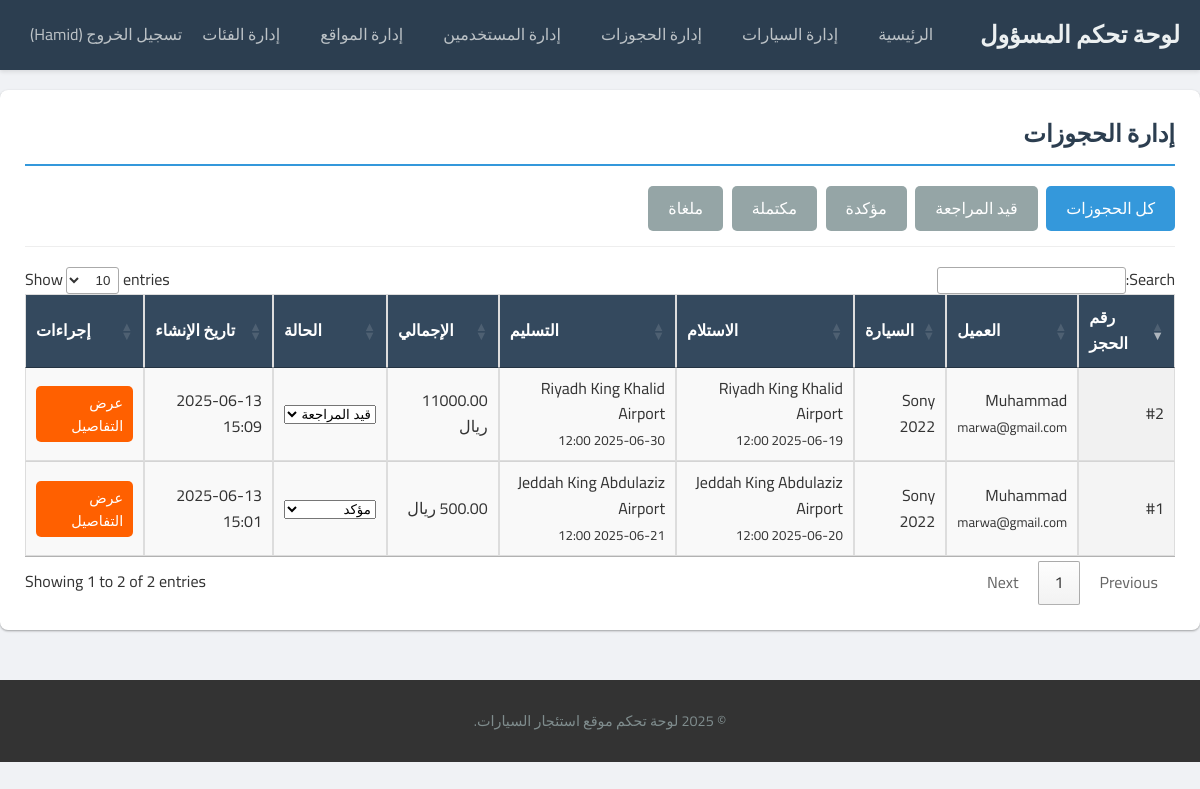
/admin/manage_bookings.php (signed in), run on the app's committed database.
### tables this page shows
CREATE TABLE `bookings` (
  `id` int(11) NOT NULL,
  `user_id` int(11) NOT NULL,
  `car_id` int(11) NOT NULL,
  `pickup_location_id` int(11) NOT NULL,
  `return_location_id` int(11) NOT NULL,
  `pickup_datetime` datetime NOT NULL,
  `return_datetime` datetime NOT NULL,
  `total_price` decimal(10,2) NOT NULL,
  `status` enum('pending','confirmed','completed','cancelled') DEFAULT 'pending',
  `special_requests` text DEFAULT NULL,
  `created_at` timestamp NOT NULL DEFAULT current_timestamp()
);

CREATE TABLE `users` (
  `id` int(11) NOT NULL,
  `full_name` varchar(100) NOT NULL,
  `email` varchar(100) NOT NULL,
  `password` varchar(255) NOT NULL,
  `phone_number` varchar(20) DEFAULT NULL,
  `address` text DEFAULT NULL,
  `role` enum('customer','admin') DEFAULT 'customer',
  `created_at` timestamp NOT NULL DEFAULT current_timestamp()
);

CREATE TABLE `cars` (
  `id` int(11) NOT NULL,
  `make` varchar(50) NOT NULL,
  `model` varchar(50) NOT NULL,
  `year` year(4) NOT NULL,
  `category_id` int(11) DEFAULT NULL,
  `transmission` enum('Automatic','Manual') NOT NULL,
  `fuel_type` enum('Petrol','Diesel','Electric','Hybrid') NOT NULL,
  `seats` int(11) NOT NULL,
  `daily_rate` decimal(10,2) NOT NULL,
  `image_url` varchar(255) DEFAULT NULL,
  `description` text DEFAULT NULL,
  `features` text DEFAULT NULL,
  `location_id` int(11) DEFAULT NULL,
  `availability_status` enum('available','rented','maintenance') DEFAULT 'available',
  `created_at` timestamp NOT NULL DEFAULT current_timestamp()
);

CREATE TABLE `locations` (
  `id` int(11) NOT NULL,
  `name` varchar(100) NOT NULL,
  `address` text NOT NULL,
  `city` varchar(50) NOT NULL,
  `country` varchar(50) NOT NULL
);

### admin/manage_bookings.php (the view, shortened to what this page needs)
<?php
require_once __DIR__ . '/includes/admin_header.php';
$filter_status = isset($_GET['status']) ? sanitize_input($_GET['status']) : '';
$where_clause = "";
$bookings_query = "SELECT b.*, u.full_name as user_name, u.email as user_email,
                   c.make, c.model,
                   pick_loc.name as pickup_location_name,
                   ret_loc.name as return_location_name
                   FROM bookings b
                   JOIN users u ON b.user_id = u.id
                   JOIN cars c ON b.car_id = c.id
                   JOIN locations pick_loc ON b.pickup_location_id = pick_loc.id
                   JOIN locations ret_loc ON b.return_location_id = ret_loc.id
                   $where_clause
                   ORDER BY b.created_at DESC";
$bookings_result = $conn->query($bookings_query);
?>
<h2>إدارة الحجوزات <?php if($filter_status) echo "(الحالة: " . htmlspecialchars($filter_status) . ")"; ?></h2>
<div class="filters">
    <a href="manage_bookings.php" class="btn <?php echo empty($filter_status) ? 'btn-primary' : 'btn-secondary'; ?>">كل الحجوزات</a>
    <a href="manage_bookings.php?status=pending" class="btn <?php echo ($filter_status == 'pending') ? 'btn-primary' : 'btn-secondary'; ?>">قيد المراجعة</a>
    <a href="manage_bookings.php?status=confirmed" class="btn <?php echo ($filter_status == 'confirmed') ? 'btn-primary' : 'btn-secondary'; ?>">مؤكدة</a>
    <a href="manage_bookings.php?status=completed" class="btn <?php echo ($filter_status == 'completed') ? 'btn-primary' : 'btn-secondary'; ?>">مكتملة</a>
    <a href="manage_bookings.php?status=cancelled" class="btn <?php echo ($filter_status == 'cancelled') ? 'btn-primary' : 'btn-secondary'; ?>">ملغاة</a>
</div>
<table id="bookingsTable" class="admin-table display">
    <thead>
        <tr>
            <th>رقم الحجز</th>
            <th>العميل</th>
            <th>السيارة</th>
            <th>الاستلام</th>
            <th>التسليم</th>
            <th>الإجمالي</th>
            <th>الحالة</th>
            <th>تاريخ الإنشاء</th>
            <th>إجراءات</th>
        </tr>
    </thead>
    <tbody>
        <?php if ($bookings_result && $bookings_result->num_rows > 0): ?>
            <?php while($booking = $bookings_result->fetch_assoc()): ?>
            <tr>
                <td>#<?php echo $booking['id']; ?></td>
                <td><?php echo htmlspecialchars($booking['user_name']); ?><br><small><?php echo htmlspecialchars($booking['user_email']); ?></small></td>
                <td><?php echo htmlspecialchars($booking['make'] . ' ' . $booking['model']); ?></td>
                <td><?php echo htmlspecialchars($booking['pickup_location_name']); ?><br><small><?php echo (new DateTime($booking['pickup_datetime']))->format('Y-m-d H:i'); ?></small></td>
                <td><?php echo htmlspecialchars($booking['return_location_name']); ?><br><small><?php echo (new DateTime($booking['return_datetime']))->format('Y-m-d H:i'); ?></small></td>
                <td><?php echo htmlspecialchars($booking['total_price']); ?> ريال</td>
                <td>
                    <form action="manage_bookings.php<?php echo ($filter_status ? '?status='.$filter_status : ''); ?>" method="POST" style="display:inline;">
                        <select name="new_status" onchange="this.form.submit()">
                            <option value="pending" <?php if($booking['status'] == 'pending') echo 'selected'; ?>>قيد المراجعة</option>
                            <option value="confirmed" <?php if($booking['status'] == 'confirmed') echo 'selected'; ?>>مؤكد</option>
                        </select>
                    </form>
                </td>
                <td><?php echo (new DateTime($booking['created_at']))->format('Y-m-d H:i'); ?></td>
                <td>
                    <a href="view_booking_details.php?id=<?php echo $booking['id']; ?>" class="btn btn-sm">عرض التفاصيل</a>
                </td>
            </tr>
            <?php endwhile; ?>
        <?php else: ?>
            <tr><td colspan="9">لا توجد حجوزات تطابق هذا الفلتر.</td></tr>
        <?php endif; ?>
    </tbody>
</table>
<?php require_once __DIR__ . '/includes/admin_footer.php'; ?>

### admin/includes/admin_header.php (shortened to what this page needs)
<!DOCTYPE html>
<html lang="ar" dir="rtl">
<head>
    <link rel="stylesheet" href="../assets/css/style.css">
    <link rel="stylesheet" href="../assets/css/admin_style.css">
    <link rel="stylesheet" href="https://cdn.datatables.net/1.13.6/css/jquery.dataTables.min.css">
</head>
<body class="admin-body">
    <header class="admin-header">
        <div class="admin-container">
            <div class="admin-logo">
                <a href="index.php">لوحة تحكم المسؤول</a>
            </div>
            <nav class="admin-nav">
                <ul>
                    <li><a href="index.php">الرئيسية</a></li>
                    <li><a href="manage_cars.php">إدارة السيارات</a></li>
                    <li><a href="manage_bookings.php">إدارة الحجوزات</a></li>
                    <li><a href="manage_users.php">إدارة المستخدمين</a></li>
                    <li><a href="manage_locations.php">إدارة المواقع</a></li>
                    <li><a href="manage_categories.php">إدارة الفئات</a></li>
                    <li><a href="../logout.php">تسجيل الخروج (<?php echo htmlspecialchars($_SESSION['user_name']); ?>)</a></li>
                </ul>
            </nav>
        </div>
    </header>
    <main class="admin-main">
        <div class="admin-container">

### admin/includes/admin_footer.php (shortened to what this page needs)
        </div>
    </main>
    <footer class="admin-footer">
        <div class="admin-container">
            <p>© <?php echo date("Y"); ?> لوحة تحكم موقع استئجار السيارات.</p>
        </div>
    </footer>
</body>
</html>

### assets/css/style.css (style rules this page uses)
:root { --primary-color: #007bff; --primary-color-dark: #0056b3; --primary-color-light: #5cacee; --secondary-color: #6c757d; --secondary-color-dark: #5a6268; --accent-color: #ff6000; --accent-color-dark: #e05500; --text-color: #333; --text-color-muted: #666; --light-text-color: #f8f9fa; --link-color: var(--primary-color); --link-hover-color: var(--primary-color-dark); --body-bg-color: #f4f4f4; --light-bg-color: #f8f9fa; --dark-bg-color: #2c3e50; --navbar-bg-color: #ffffff; --navbar-text-color: var(--text-color); --navbar-link-hover-color: var(--primary-color); --navbar-border-color: #e9ecef; --border-color: #dee2e6; --border-color-light: #f0f0f0; --success-color: #28a745; --success-bg-color: #d4edda; --success-border-color: #c3e6cb; --success-text-color: #155724; --danger-color: #dc3545; --danger-bg-color: #f8d7da; --danger-border-color: #f5c6cb; --danger-text-color: #721c24; --warning-color: #ffc107; --warning-bg-color: #fff3cd; --warning-border-color: #ffeeba; --warning-text-color: #856404; --info-color: #17a2b8; --info-bg-color: #d1ecf1; --info-border-color: #bee5eb; --info-text-color: #0c5460; --card-shadow: 0 4px 15px rgba(0, 0, 0, 0.07); --card-hover-shadow: 0 8px 25px rgba(0, 0, 0, 0.1); --navbar-shadow: 0 2px 5px rgba(0,0,0,0.07); --font-family-base: 'Tahoma', 'Helvetica Neue', Arial, sans-serif; --font-family-headings: 'Helvetica Neue', 'Segoe UI', Tahoma, Arial, sans-serif; --font-size-base: 16px; --line-height-base: 1.6; --border-radius-sm: 0.2rem; --border-radius-base: 0.375rem; --border-radius-lg: 0.5rem; }
body { font-family: cairo; font-size: 16px; font-weight: 400; line-height: 1.6; color: #333; direction: rtl; margin: 0; padding: 0; background-color: #f4f4f4; color: #333; direction: rtl; line-height: 1.6; }
.btn { display: inline-block; background: #ff6000; color: #fff; padding: 10px 20px; text-decoration: none; border: none; border-radius: 5px; cursor: pointer; font-size: 1rem; transition: background-color 0.3s ease; }
.btn-primary { background-color: #007bff; }
footer { background: #333; color: #fff; text-align: center; padding: 20px 0; margin-top: 30px; }

### assets/css/admin_style.css (style rules this page uses)
body.admin-body { background-color: #f0f2f5; font-family: 'Cairo', sans-serif; color: #333; }
.admin-header { background-color: #2c3e50; color: #ecf0f1; padding: 1rem 0; box-shadow: 0 2px 4px rgba(0,0,0,0.1); }
.admin-header .admin-container { display: flex; justify-content: space-between; align-items: center; max-width: 1200px; margin: 0 auto; padding: 0 20px; }
.admin-logo a { color: #ecf0f1; text-decoration: none; font-size: 1.5rem; font-weight: bold; }
.admin-nav ul { list-style: none; padding: 0; margin: 0; display: flex; }
.admin-nav ul li { margin-right: 20px; }
.admin-nav ul li:last-child { margin-right: 0; }
.admin-nav ul li a { color: #bdc3c7; text-decoration: none; padding: 5px 10px; border-radius: 4px; transition: background-color 0.3s ease, color 0.3s ease; }
.admin-main { padding: 20px 0; }
.admin-main .admin-container { background-color: #fff; padding: 25px; border-radius: 8px; box-shadow: 0 1px 3px rgba(0,0,0,0.12), 0 1px 2px rgba(0,0,0,0.24); max-width: 1200px; margin: 0 auto; }
.admin-main h1, .admin-main h2 { color: #2c3e50; margin-top: 0; margin-bottom: 20px; border-bottom: 2px solid #3498db; padding-bottom: 10px; }
.admin-footer { text-align: center; padding: 15px 0; margin-top: 30px; color: #7f8c8d; font-size: 0.9em; }
.admin-table { width: 100%; border-collapse: collapse; margin-bottom: 20px; }
.admin-table th, .admin-table td { border: 1px solid #ddd; padding: 10px; text-align: right; }
.admin-table th { background-color: #34495e; color: #fff; font-weight: bold; }
.admin-table tbody tr:nth-child(even) { background-color: #f9f9f9; }
.btn-primary { background-color: #3498db; }
.btn-secondary { background-color: #95a5a6; }
.btn-sm { padding: 5px 10px; font-size: 0.9em; }
.filters { margin-bottom: 20px; padding-bottom: 15px; border-bottom: 1px solid #eee; }
.filters .btn { margin-left: 5px; }

### data on the page
bookings: id "2", user.full_name "Muhammad", user.email "marwa@gmail.com", car.model "Sony 2022", pickup_location.name "Riyadh King Khalid Airport", pickup_datetime "2025-06-19 12:00", return_datetime "2025-06-30 12:00", total_price "11000.00", new_status "قيد المراجعة", created_at "2025-06-13 15:09"
bookings: id "1", user.full_name "Muhammad", user.email "marwa@gmail.com", car.model "Sony 2022", pickup_location.name "Jeddah King Abdulaziz Airport", pickup_datetime "2025-06-20 12:00", return_datetime "2025-06-21 12:00", new_status "مؤكد", created_at "2025-06-13 15:01"

### other printed values
$_SESSION['user_name'] "Hamid"
